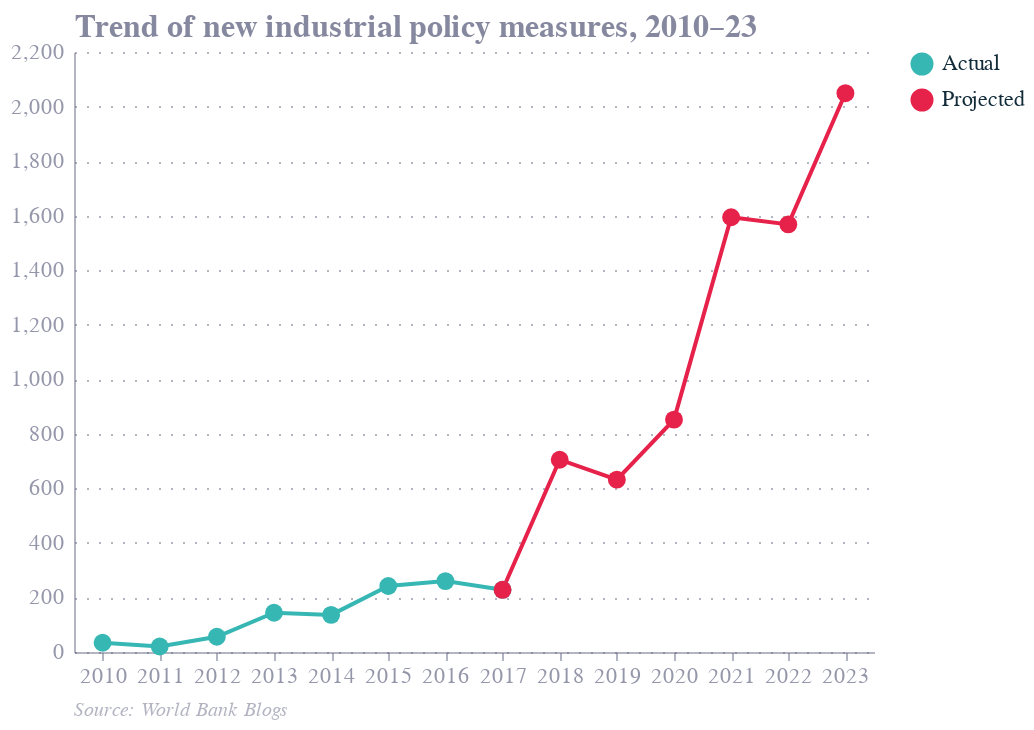

The notebook cell saved with this chart:
### Code cell
# Use helper methods
styles.add_source(ind_policy_chart, 'World Bank Blogs')
# styles.save(layers, '/Users/sambickel-barlow/Desktop/Github/RADataHub/ChartOfTheDay/sports/charts', 'football_finances_1')

### Figure 1 — Vega-Lite specification as saved in the notebook (floating-point values rounded to 4 significant figures)
{"config": {"font": "Circular Std", "text": {"color": "#676A86", "align": "left", "baseline": "middle", "dx": 7, "dy": 0, "fontSize": 11}, "view": {"stroke": null, "continuousWidth": 400, "continuousHeight": 300, "discreteWidth": 400, "discreteHeight": 300}, "range": {"category": ["#36B7B4", "#E6224B", "#F4C245", "#0063AF", "#00A767", "#179FDB", "#EB5C2E"], "diverging": ["#E6224B", "#E54753", "#C9C9C9", "#179FDB", "#122B39"], "heatmap": ["#C9C9C9", "#179FDB", "#0063AF", "#122B39"], "ordinal": ["#00A767", "#36B7B4", "#179FDB", "#0063AF", "#243B5A"]}, "bar": {"color": "#179fdb"}, "line": {"color": "#e6224b"}, "rule": {"color": "#676A86"}, "area": {"opacity": 0.3}, "point": {"filled": true, "size": 80, "color": "#e6224b", "opacity": 0.95}, "geoshape": {"stroke": "white", "strokeWidth": 0.3}, "rect": {"fill": "#d6d4d4", "opacity": 0.3}, "axis": {"labelColor": "#676A86", "labelFontSize": 11, "labelFont": "Circular Std", "labelOpacity": 0.7, "tickColor": "#676A86", "tickOpacity": 0.5, "domainColor": "#676A86", "domainOpacity": 0.5, "gridColor": "#676A86", "gridDash": [2, 2], "gridOpacity": 0.5, "title": null, "titleColor": "#676A86", "titleOpacity": 0.8, "tickSize": 4, "titleFontSize": 16}, "axisXDiscrete": {"grid": false, "labelAngle": 0, "tickCount": 10, "tickOpacity": 0.5, "title": null}, "axisYDiscrete": {"ticks": false, "labelPadding": 5}, "axisXTemporal": {"grid": false, "ticks": true}, "axisXQuantitative": {"grid": true}, "axisYQuantitative": {"gridColor": "#676A86", "gridDash": [1, 5], "gridOpacity": 0.5, "ticks": false, "labelPadding": 5, "tickCount": 8, "titleAngle": 0, "titleAlign": "left", "titleBaseline": "bottom", "titleX": 0, "titleY": -5}, "title": {"color": "#676A86E6", "subtitleColor": "#676A86", "font": "Circular Std", "subtitleFont": "Circular Std", "anchor": "start", "fontSize": 14, "subtitleFontSize": 12, "subtitlePadding": 4, "offset": 0, "frame": "group"}, "legend": {"titleColor": "#122b39", "title": null, "labelColor": "#122b39", "labelFontSize": 11}}, "data": {"name": "data-2c42b7f0897bb040b90b446a86cfb419"}, "mark": {"type": "line", "point": true}, "encoding": {"color": {"field": "act/proj", "type": "nominal"}, "tooltip": [{"field": "act/proj", "title": "Actual/Projected", "type": "nominal"}, {"field": "year", "title": "Year", "type": "ordinal"}, {"field": "measure", "format": ",.0f", "title": "Industrial Policies", "type": "quantitative"}], "x": {"field": "year", "type": "ordinal"}, "y": {"field": "measure", "title": "Trend of new industrial policy measures, 2010–23", "type": "quantitative"}}, "title": {"text": "Source: World Bank Blogs", "color": "#676A8680", "dx": 0, "fontSize": 10, "fontStyle": "italic", "fontWeight": "normal", "frame": "group", "offset": 7, "orient": "bottom"}, "$schema": "https://vega.github.io/schema/vega-lite/v5.20.1.json", "datasets": {"data-2c42b7f0897bb040b90b446a86cfb419": [{"year": 2010, "measure": 34, "act/proj": "Actual"}, {"year": 2011, "measure": 20, "act/proj": "Actual"}, {"year": 2012, "measure": 56, "act/proj": "Actual"}, {"year": 2013, "measure": 144, "act/proj": "Actual"}, {"year": 2014, "measure": 136, "act/proj": "Actual"}, {"year": 2015, "measure": 242, "act/proj": "Actual"}, {"year": 2016, "measure": 260, "act/proj": "Actual"}, {"year": 2017, "measure": 228, "act/proj": "Actual"}, {"year": 2017, "measure": 228, "act/proj": "Projected"}, {"year": 2018, "measure": 705, "act/proj": "Projected"}, {"year": 2019, "measure": 632, "act/proj": "Projected"}, {"year": 2020, "measure": 852, "act/proj": "Projected"}, {"year": 2021, "measure": 1594, "act/proj": "Projected"}, {"year": 2022, "measure": 1568, "act/proj": "Projected"}, {"year": 2023, "measure": 2049, "act/proj": "Projected"}]}}
